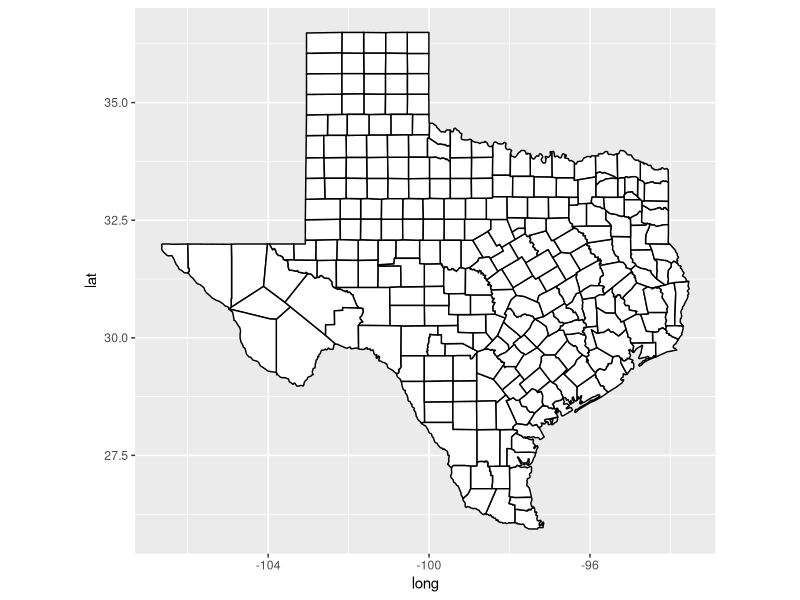
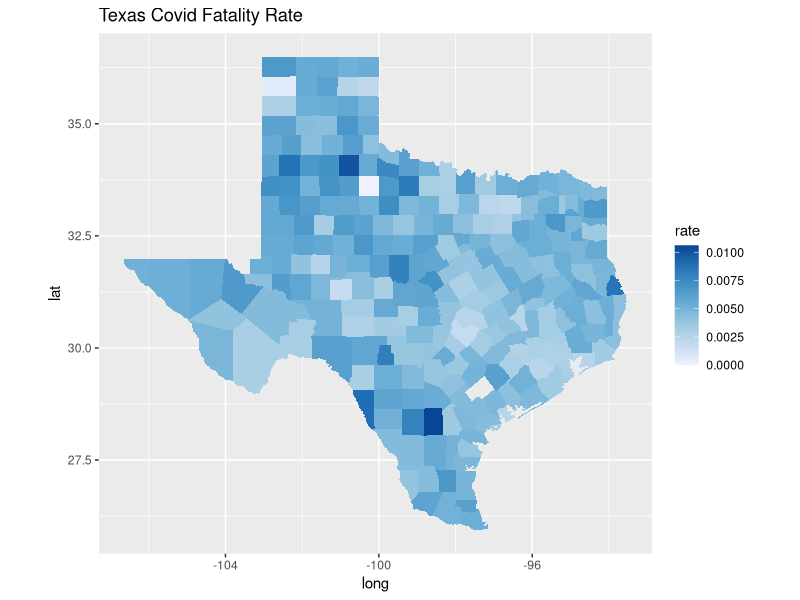

The R script that drew these images, in order:
library(dplyr)
library(ggplot2)

tx <- read.csv("map_texas.csv", stringsAsFactors = FALSE)
ggplot(tx) + 
  geom_polygon(mapping = aes(x = long, y = lat, group = group),
               fill = "white", color = "black")+
  coord_quickmap()

covid_fatalities <- read.csv("fatalities.csv")
covid_fatalities <- select(covid_fatalities, 1, 4)
names(covid_fatalities) <- c("county", "fatalities")
covid_fatalities$county <- tolower(covid_fatalities$county)
covid_fatalities <- covid_fatalities[c(2: 255), ]
texas_new_fatalities <- left_join(tx, covid_fatalities, by = "county")
texas_new_fatalities$fatalities <- as.numeric(texas_new_fatalities$fatalities)
texas_new_fatalities$rate_fatalities <- texas_new_fatalities$fatalities / 
  texas_new_fatalities$pop


ggplot(subset(texas_new_fatalities, !is.na(rate_fatalities))) +
  geom_polygon(mapping = aes(x = long, y = lat, group = group,
                             fill = rate_fatalities))+
  coord_quickmap()+
  scale_fill_distiller(palette = "Blues", direction = 1) +
  labs(fill = "rate", title = "Texas Covid Fatality Rate") 
  
